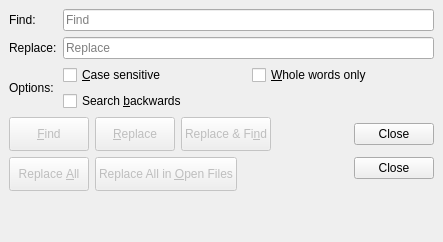
<?xml version="1.0" encoding="UTF-8"?>
<ui version="4.0">
 <class>Dialog</class>
 <widget class="QDialog" name="Dialog">
  <property name="geometry">
   <rect>
    <x>0</x>
    <y>0</y>
    <width>443</width>
    <height>242</height>
   </rect>
  </property>
  <property name="windowTitle">
   <string>Find/Replace</string>
  </property>
  <property name="windowIcon">
   <iconset theme="edit-find-replace">
    <normaloff/>
   </iconset>
  </property>
  <layout class="QVBoxLayout" name="verticalLayout">
   <property name="margin">
    <number>0</number>
   </property>
   <item>
    <layout class="QGridLayout" name="gridLayout">
     <property name="margin">
      <number>9</number>
     </property>
     <item row="2" column="1">
      <layout class="QGridLayout" name="gridLayout_2">
       <item row="1" column="0">
        <widget class="QCheckBox" name="searchBackwardsCheck">
         <property name="text">
          <string>Search &amp;backwards</string>
         </property>
        </widget>
       </item>
       <item row="0" column="0">
        <widget class="QCheckBox" name="caseSensitiveCheck">
         <property name="text">
          <string>&amp;Case sensitive</string>
         </property>
        </widget>
       </item>
       <item row="0" column="1">
        <widget class="QCheckBox" name="wholeWordsCheck">
         <property name="text">
          <string>&amp;Whole words only</string>
         </property>
        </widget>
       </item>
      </layout>
     </item>
     <item row="1" column="1">
      <widget class="QLineEdit" name="replaceLineEdit">
       <property name="placeholderText">
        <string>Replace</string>
       </property>
      </widget>
     </item>
     <item row="0" column="1">
      <widget class="QLineEdit" name="findLineEdit">
       <property name="placeholderText">
        <string>Find</string>
       </property>
      </widget>
     </item>
     <item row="1" column="0">
      <widget class="QLabel" name="replaceLabel">
       <property name="sizePolicy">
        <sizepolicy hsizetype="Fixed" vsizetype="Fixed">
         <horstretch>0</horstretch>
         <verstretch>0</verstretch>
        </sizepolicy>
       </property>
       <property name="text">
        <string>Replace:</string>
       </property>
       <property name="buddy">
        <cstring>replaceLineEdit</cstring>
       </property>
      </widget>
     </item>
     <item row="0" column="0">
      <widget class="QLabel" name="findLabel">
       <property name="sizePolicy">
        <sizepolicy hsizetype="Fixed" vsizetype="Fixed">
         <horstretch>0</horstretch>
         <verstretch>0</verstretch>
        </sizepolicy>
       </property>
       <property name="text">
        <string>Find:</string>
       </property>
       <property name="buddy">
        <cstring>findLineEdit</cstring>
       </property>
      </widget>
     </item>
     <item row="2" column="0">
      <widget class="QLabel" name="optionsLabel">
       <property name="sizePolicy">
        <sizepolicy hsizetype="Fixed" vsizetype="Fixed">
         <horstretch>0</horstretch>
         <verstretch>0</verstretch>
        </sizepolicy>
       </property>
       <property name="text">
        <string>Options:</string>
       </property>
      </widget>
     </item>
     <item row="3" column="0" colspan="2">
      <layout class="QHBoxLayout" name="horizontalLayout">
       <item>
        <widget class="QPushButton" name="findBtn">
         <property name="enabled">
          <bool>false</bool>
         </property>
         <property name="sizePolicy">
          <sizepolicy hsizetype="Minimum" vsizetype="Fixed">
           <horstretch>0</horstretch>
           <verstretch>0</verstretch>
          </sizepolicy>
         </property>
         <property name="minimumSize">
          <size>
           <width>0</width>
           <height>34</height>
          </size>
         </property>
         <property name="maximumSize">
          <size>
           <width>16777215</width>
           <height>34</height>
          </size>
         </property>
         <property name="text">
          <string>&amp;Find</string>
         </property>
         <property name="icon">
          <iconset theme="edit-find">
           <normaloff/>
          </iconset>
         </property>
         <property name="iconSize">
          <size>
           <width>20</width>
           <height>20</height>
          </size>
         </property>
        </widget>
       </item>
       <item>
        <widget class="QPushButton" name="replaceBtn">
         <property name="enabled">
          <bool>false</bool>
         </property>
         <property name="minimumSize">
          <size>
           <width>0</width>
           <height>34</height>
          </size>
         </property>
         <property name="maximumSize">
          <size>
           <width>16777215</width>
           <height>34</height>
          </size>
         </property>
         <property name="text">
          <string>&amp;Replace</string>
         </property>
         <property name="icon">
          <iconset theme="edit-find-replace">
           <normaloff/>
          </iconset>
         </property>
        </widget>
       </item>
       <item>
        <widget class="QPushButton" name="replaceFindBtn">
         <property name="enabled">
          <bool>false</bool>
         </property>
         <property name="minimumSize">
          <size>
           <width>0</width>
           <height>34</height>
          </size>
         </property>
         <property name="maximumSize">
          <size>
           <width>16777215</width>
           <height>34</height>
          </size>
         </property>
         <property name="text">
          <string>Replace &amp;&amp; Fi&amp;nd</string>
         </property>
        </widget>
       </item>
       <item>
        <widget class="QDialogButtonBox" name="buttonBox2">
         <property name="sizePolicy">
          <sizepolicy hsizetype="Minimum" vsizetype="Fixed">
           <horstretch>0</horstretch>
           <verstretch>0</verstretch>
          </sizepolicy>
         </property>
         <property name="minimumSize">
          <size>
           <width>0</width>
           <height>34</height>
          </size>
         </property>
         <property name="maximumSize">
          <size>
           <width>16777215</width>
           <height>34</height>
          </size>
         </property>
         <property name="standardButtons">
          <set>QDialogButtonBox::Close</set>
         </property>
        </widget>
       </item>
      </layout>
     </item>
     <item row="4" column="0" colspan="2">
      <layout class="QHBoxLayout" name="horizontalLayout_2">
       <item>
        <widget class="QPushButton" name="replaceAllBtn">
         <property name="enabled">
          <bool>false</bool>
         </property>
         <property name="minimumSize">
          <size>
           <width>0</width>
           <height>34</height>
          </size>
         </property>
         <property name="maximumSize">
          <size>
           <width>16777215</width>
           <height>34</height>
          </size>
         </property>
         <property name="text">
          <string>Replace &amp;All</string>
         </property>
        </widget>
       </item>
       <item>
        <widget class="QPushButton" name="replaceAllOpenBtn">
         <property name="enabled">
          <bool>false</bool>
         </property>
         <property name="minimumSize">
          <size>
           <width>0</width>
           <height>34</height>
          </size>
         </property>
         <property name="maximumSize">
          <size>
           <width>16777215</width>
           <height>34</height>
          </size>
         </property>
         <property name="text">
          <string>Replace All in &amp;Open Files</string>
         </property>
        </widget>
       </item>
       <item>
        <spacer name="horizontalSpacer">
         <property name="orientation">
          <enum>Qt::Horizontal</enum>
         </property>
         <property name="sizeHint" stdset="0">
          <size>
           <width>40</width>
           <height>20</height>
          </size>
         </property>
        </spacer>
       </item>
       <item>
        <widget class="QDialogButtonBox" name="buttonBox">
         <property name="sizePolicy">
          <sizepolicy hsizetype="Minimum" vsizetype="Fixed">
           <horstretch>0</horstretch>
           <verstretch>0</verstretch>
          </sizepolicy>
         </property>
         <property name="minimumSize">
          <size>
           <width>0</width>
           <height>34</height>
          </size>
         </property>
         <property name="maximumSize">
          <size>
           <width>16777215</width>
           <height>34</height>
          </size>
         </property>
         <property name="orientation">
          <enum>Qt::Vertical</enum>
         </property>
         <property name="standardButtons">
          <set>QDialogButtonBox::Close</set>
         </property>
        </widget>
       </item>
      </layout>
     </item>
    </layout>
   </item>
   <item>
    <spacer name="verticalSpacer">
     <property name="orientation">
      <enum>Qt::Vertical</enum>
     </property>
     <property name="sizeHint" stdset="0">
      <size>
       <width>20</width>
       <height>40</height>
      </size>
     </property>
    </spacer>
   </item>
  </layout>
 </widget>
 <tabstops>
  <tabstop>findLineEdit</tabstop>
  <tabstop>replaceLineEdit</tabstop>
  <tabstop>caseSensitiveCheck</tabstop>
  <tabstop>searchBackwardsCheck</tabstop>
  <tabstop>wholeWordsCheck</tabstop>
  <tabstop>findBtn</tabstop>
  <tabstop>replaceBtn</tabstop>
  <tabstop>replaceFindBtn</tabstop>
  <tabstop>replaceAllBtn</tabstop>
  <tabstop>replaceAllOpenBtn</tabstop>
  <tabstop>buttonBox</tabstop>
 </tabstops>
 <resources/>
 <connections>
  <connection>
   <sender>buttonBox</sender>
   <signal>accepted()</signal>
   <receiver>Dialog</receiver>
   <slot>accept()</slot>
   <hints>
    <hint type="sourcelabel">
     <x>398</x>
     <y>221</y>
    </hint>
    <hint type="destinationlabel">
     <x>157</x>
     <y>204</y>
    </hint>
   </hints>
  </connection>
  <connection>
   <sender>buttonBox</sender>
   <signal>rejected()</signal>
   <receiver>Dialog</receiver>
   <slot>reject()</slot>
   <hints>
    <hint type="sourcelabel">
     <x>398</x>
     <y>221</y>
    </hint>
    <hint type="destinationlabel">
     <x>286</x>
     <y>204</y>
    </hint>
   </hints>
  </connection>
  <connection>
   <sender>findLineEdit</sender>
   <signal>returnPressed()</signal>
   <receiver>findBtn</receiver>
   <slot>click()</slot>
   <hints>
    <hint type="sourcelabel">
     <x>222</x>
     <y>42</y>
    </hint>
    <hint type="destinationlabel">
     <x>338</x>
     <y>42</y>
    </hint>
   </hints>
  </connection>
  <connection>
   <sender>replaceLineEdit</sender>
   <signal>returnPressed()</signal>
   <receiver>findBtn</receiver>
   <slot>click()</slot>
   <hints>
    <hint type="sourcelabel">
     <x>243</x>
     <y>109</y>
    </hint>
    <hint type="destinationlabel">
     <x>308</x>
     <y>45</y>
    </hint>
   </hints>
  </connection>
  <connection>
   <sender>buttonBox2</sender>
   <signal>accepted()</signal>
   <receiver>Dialog</receiver>
   <slot>accept()</slot>
   <hints>
    <hint type="sourcelabel">
     <x>366</x>
     <y>154</y>
    </hint>
    <hint type="destinationlabel">
     <x>209</x>
     <y>114</y>
    </hint>
   </hints>
  </connection>
  <connection>
   <sender>buttonBox2</sender>
   <signal>rejected()</signal>
   <receiver>Dialog</receiver>
   <slot>reject()</slot>
   <hints>
    <hint type="sourcelabel">
     <x>366</x>
     <y>154</y>
    </hint>
    <hint type="destinationlabel">
     <x>209</x>
     <y>114</y>
    </hint>
   </hints>
  </connection>
 </connections>
</ui>
